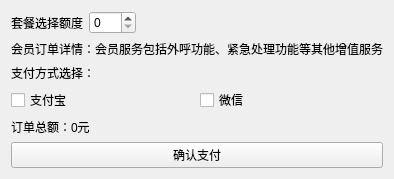
              <widget class="QWidget" name="tab_45">
               <attribute name="title">
                <string>套餐选择</string>
               </attribute>
               <layout class="QVBoxLayout" name="verticalLayout_56">
                <item>
                 <layout class="QHBoxLayout" name="horizontalLayout_90">
                  <item>
                   <widget class="QLabel" name="label_102">
                    <property name="text">
                     <string>套餐选择额度</string>
                    </property>
                   </widget>
                  </item>
                  <item>
                   <widget class="QSpinBox" name="spinBox_5">
                    <property name="cursor">
                     <cursorShape>SizeVerCursor</cursorShape>
                    </property>
                    <property name="maximum">
                     <number>100</number>
                    </property>
                   </widget>
                  </item>
                  <item>
                   <spacer name="horizontalSpacer_86">
                    <property name="orientation">
                     <enum>Qt::Horizontal</enum>
                    </property>
                    <property name="sizeHint" stdset="0">
                     <size>
                      <width>40</width>
                      <height>20</height>
                     </size>
                    </property>
                   </spacer>
                  </item>
                 </layout>
                </item>
                <item>
                 <widget class="QLabel" name="label_89">
                  <property name="minimumSize">
                   <size>
                    <width>0</width>
                    <height>0</height>
                   </size>
                  </property>
                  <property name="text">
                   <string>会员订单详情：会员服务包括外呼功能、紧急处理功能等其他增值服务</string>
                  </property>
                 </widget>
                </item>
                <item>
                 <widget class="QLabel" name="label_90">
                  <property name="minimumSize">
                   <size>
                    <width>0</width>
                    <height>0</height>
                   </size>
                  </property>
                  <property name="text">
                   <string>支付方式选择：</string>
                  </property>
                 </widget>
                </item>
                <item>
                 <layout class="QHBoxLayout" name="horizontalLayout_77">
                  <item>
                   <widget class="QCheckBox" name="Alipay_checkBox">
                    <property name="text">
                     <string>支付宝</string>
                    </property>
                    <property name="checkable">
                     <bool>true</bool>
                    </property>
                    <property name="checked">
                     <bool>false</bool>
                    </property>
                    <property name="autoExclusive">
                     <bool>true</bool>
                    </property>
                   </widget>
                  </item>
                  <item>
                   <widget class="QCheckBox" name="Wechat_checkBox">
                    <property name="text">
                     <string>微信</string>
                    </property>
                    <property name="autoExclusive">
                     <bool>true</bool>
                    </property>
                   </widget>
                  </item>
                 </layout>
                </item>
                <item>
                 <widget class="QLabel" name="label_91">
                  <property name="minimumSize">
                   <size>
                    <width>0</width>
                    <height>0</height>
                   </size>
                  </property>
                  <property name="text">
                   <string>订单总额：0元</string>
                  </property>
                 </widget>
                </item>
                <item>
                 <widget class="QPushButton" name="confirm_payment_pushButton">
                  <property name="cursor">
                   <cursorShape>PointingHandCursor</cursorShape>
                  </property>
                  <property name="text">
                   <string>确认支付</string>
                  </property>
                 </widget>
                </item>
               </layout>
              </widget>
